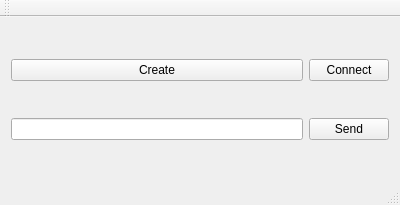
<?xml version="1.0" encoding="UTF-8"?>
<ui version="4.0">
 <class>MainWindow</class>
 <widget class="QMainWindow" name="MainWindow">
  <property name="geometry">
   <rect>
    <x>0</x>
    <y>0</y>
    <width>400</width>
    <height>205</height>
   </rect>
  </property>
  <property name="windowTitle">
   <string>MainWindow</string>
  </property>
  <widget class="QWidget" name="centralWidget">
   <layout class="QGridLayout" name="gridLayout">
    <item row="0" column="0">
     <widget class="QPushButton" name="pushButton">
      <property name="text">
       <string>Create</string>
      </property>
     </widget>
    </item>
    <item row="0" column="1">
     <widget class="QPushButton" name="pushButton_2">
      <property name="text">
       <string>Connect</string>
      </property>
     </widget>
    </item>
    <item row="1" column="0">
     <widget class="QLineEdit" name="lineEdit"/>
    </item>
    <item row="1" column="1">
     <widget class="QPushButton" name="pushButton_3">
      <property name="text">
       <string>Send</string>
      </property>
     </widget>
    </item>
   </layout>
  </widget>
  <widget class="QMenuBar" name="menuBar">
   <property name="geometry">
    <rect>
     <x>0</x>
     <y>0</y>
     <width>400</width>
     <height>22</height>
    </rect>
   </property>
  </widget>
  <widget class="QToolBar" name="mainToolBar">
   <attribute name="toolBarArea">
    <enum>TopToolBarArea</enum>
   </attribute>
   <attribute name="toolBarBreak">
    <bool>false</bool>
   </attribute>
  </widget>
  <widget class="QStatusBar" name="statusBar"/>
 </widget>
 <layoutdefault spacing="6" margin="11"/>
 <resources/>
 <connections/>
</ui>
